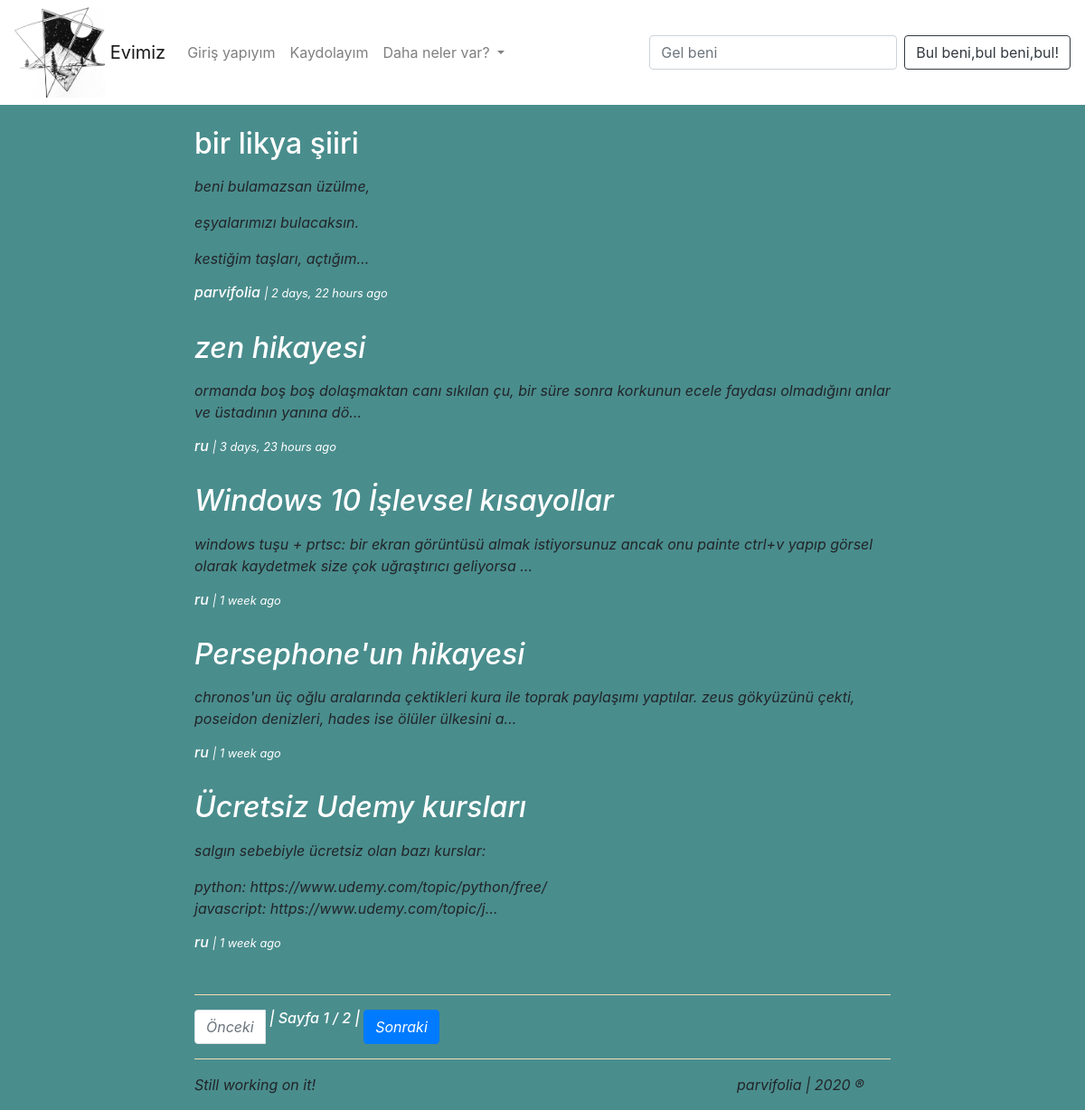
The page / on the database its author committed.
### blog/models.py (models this page shows, shortened)
class Post(models.Model):
    author = models.ForeignKey('auth.User', on_delete=models.CASCADE)
    title = models.CharField(max_length=200)
    text = RichTextField()
    created_date = models.DateTimeField(
            default=timezone.now)
    published_date = models.DateTimeField(
            blank=True, null=True)

### blog/views.py (the view)
# urls.py: path('', views.post_list, name='post_list'),
def post_list(request):
    postspage = Post.objects.filter(published_date__lte=timezone.now()).order_by('-published_date')
    paginator = Paginator(postspage, 5) # Show 25 contacts per page.
    page_number = request.GET.get('page')
    posts = paginator.get_page(page_number)
    query=request.GET.get('q')
    if query:
        posts=posts.filter(
            Q(title__icontains=query) |
            Q(text__icontains=query)
        ).distinct()
    return render(request, 'blog/post_list.html',  {'posts': posts})

### blog/templates/blog/post_list.html (shortened to what this page needs)
{% extends 'blog/base.html' %}
{% block content %}
    {% for post in posts %}
        <div class="post">
            <h2><a href="{% url 'post_detail' pk=post.pk %}">{{ post.title }}</a></h2>
            <p>{{ post.text|safe|linebreaks|truncatechars:150}}</p>
            <div class="author_and_date">
            <h6>{{post.author}} <small> | {{ post.published_date|timesince }} ago </small></h6>
            </div>
            <br>
        </div>
    {% endfor %}
    <hr>
    <nav aria-label="Page navigation example">
    <ul class="pagination">
        {% if posts.has_previous %}
            <li class="page-item">
                <a class="btn btn-primary" href="?page={{ posts.previous_page_number }}" >Önceki</a>
            </li>
        {% else %}
            <li class="page-item disabled">
            <a class="page-link" href="" >Önceki</a>
            </li>
        {% endif %}
            <span class="current">
            <h6> | Sayfa {{ posts.number }} / {{ posts.paginator.num_pages }} | </h6>
            </span>
        {% if posts.has_next %}
            <li class="page-item">
                <a class="btn btn-primary" href="?page={{ posts.next_page_number }}" >Sonraki</a>
            </li>
        {% else %}
            <li class="page-item disabled">
            <a class="page-link" href="" >Sonraki</a>
            </li>
        {% endif %}
    </ul>
    </nav>
{% endblock %}

### blog/static/css/blog.css (style rules this page uses)
body { background-color: rgb(74, 141, 141) }
h2 a { color: white; }
h6 { color: white; }
hr { height: 1px; color:wheat; background-color:wheat; border: none; }

### rows shown on the page
Post: title "bir likya şiiri", text "beni bulamazsan üzülme, eşyalarımızı bulacaksın. kestiğim taşları, açtığım…", author "parvifolia", published_date "2 days, 22 hours"
Post: title "zen hikayesi", text "ormanda boş boş dolaşmaktan canı sıkılan çu, bir süre sonra korkunun ecele faydası olmadığını anlar ve üstadının yanına dö…", author "ru", published_date "3 days, 23 hours"
Post: title "Windows 10 İşlevsel kısayollar", text "windows tuşu + prtsc: bir ekran görüntüsü almak istiyorsunuz ancak onu painte ctrl+v yapıp görsel olarak kaydetmek size çok uğraştırıcı geliyorsa …", author "ru", published_date "1 week"
Post: title "Persephone'un hikayesi", text "chronos'un üç oğlu aralarında çektikleri kura ile toprak paylaşımı yaptılar. zeus gökyüzünü çekti, poseidon denizleri, hades ise ölüler ülkesini a…", author "ru", published_date "1 week"
Post: title "Ücretsiz Udemy kursları", text "salgın sebebiyle ücretsiz olan bazı kurslar: python: https://www.udemy.com/topic/python/free/ javascript: https://www.udemy.com/topic/j…", author "ru", published_date "1 week"

### other values the page prints
{{ posts.number }} "1"
{{ posts.paginator.num_pages }} "2"
